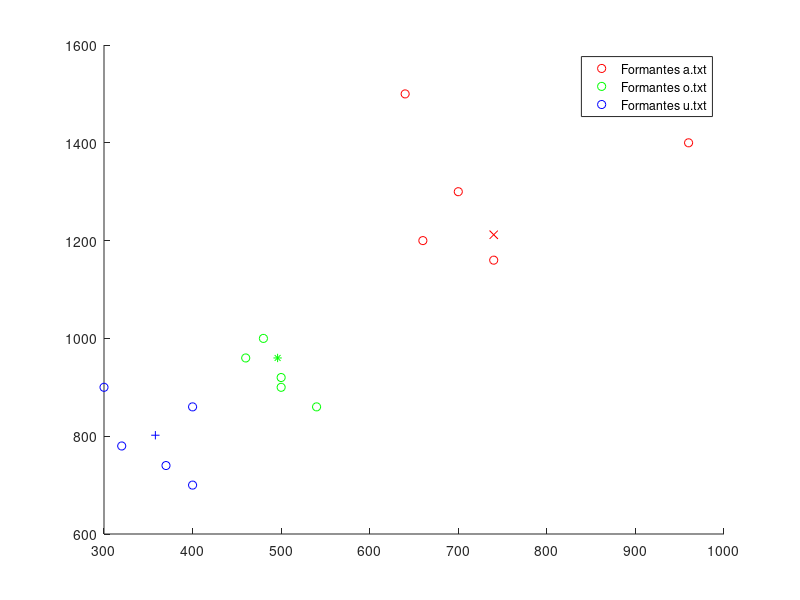

The MATLAB source for this figure: (Note: this script raises an error after producing the figure.)
%Algoritmo EM
%Funes Pablo Nicolas
%Padron 94894
close all
clear
%%%%%%%%%%%%%%%%%%%%%%%%%%%%%%%%%%%%%%%%%%%%%%%%%%%%%%%%%%%%%%%%%%%%%
%%%%%%%%%%USO EL MISMO CODIGO QUE KMEANS CON BOOTSTRAP%%%%%%%%%%%%%%%
%%%%%%%%%%PARA DARLE CONDICIONES INICIALES%%%%%%%%%%%%%%%%%%%%%%%%%%%

Muestras_A=load('a.txt');
Muestras_O=load('o.txt');
Muestras_U=load('u.txt');

%Defino el numero de muestras evaluacion
Nro_muestras_evaluacion=10;
Nro_muestras_entrenamiento=5;
%Calculos la cantidad de muestras de entrenamiento

Nro_muestras_A=length(Muestras_A)-Nro_muestras_evaluacion;
Nro_muestras_O=length(Muestras_O)-Nro_muestras_evaluacion;
Nro_muestras_U=length(Muestras_U)-Nro_muestras_evaluacion;

%Desordeno las muestras para simular la aleatoriedad
F1_A=Muestras_A(:,1);
F2_A=Muestras_A(:,2);
F1_O=Muestras_O(:,1);
F2_O=Muestras_O(:,2);
F1_U=Muestras_U(:,1);
F2_U=Muestras_U(:,2);

Muestras_A_desordenadas(:,1)=F1_A(randperm(length(F1_A)));
Muestras_A_desordenadas(:,2)=F2_A(randperm(length(F2_A)));

Muestras_O_desordenadas(:,1)=F1_O(randperm(length(F1_O)));
Muestras_O_desordenadas(:,2)=F2_O(randperm(length(F2_O)));

Muestras_U_desordenadas(:,1)=F1_U(randperm(length(F1_U)));
Muestras_U_desordenadas(:,2)=F2_U(randperm(length(F2_U)));

%Tomo parte de las muestras para entrenamiento conociendo su respectiva
%clase
%Considero como muestras de entrenamiento las primeras
%Nro_muestras_entrenamiento
Matriz_unos_entrenamiento=ones(1,Nro_muestras_entrenamiento);

%Calculo la media de las muestras de entrenamiento
Media_A=(Matriz_unos_entrenamiento*Muestras_A_desordenadas([1:Nro_muestras_entrenamiento],:))/Nro_muestras_entrenamiento;
Media_O=(Matriz_unos_entrenamiento*Muestras_O_desordenadas([1:Nro_muestras_entrenamiento],:))/Nro_muestras_entrenamiento;
Media_U=(Matriz_unos_entrenamiento*Muestras_U_desordenadas([1:Nro_muestras_entrenamiento],:))/Nro_muestras_entrenamiento;

%Armo un vector con todas las muestras a usar en el k-means
Muestras_totales=[Muestras_A_desordenadas([Nro_muestras_entrenamiento+1:Nro_muestras_A],:);Muestras_O_desordenadas([Nro_muestras_entrenamiento+1:Nro_muestras_O],:);Muestras_U_desordenadas([Nro_muestras_entrenamiento+1:Nro_muestras_U],:)];

%Calculo la cantidad de muestras
Nro_total_muestras=length(Muestras_totales);

%%%%%%%%%%%%%%%%%%%%%%%%%%%%%%%%%%%%%%%%%%%%%
%%%%%%Grafico de los primeros dos formantes%%
%%%%%%%%%%%%%%%%%%%%%%%%%%%%%%%%%%%%%%%%%%%%%

%Hago el grafico de los primeros 2 formantes para los tres tipos.
%Solo grafico las primeras 40 muestras de entrenamiento.
figure(1)
hold on
plot(Muestras_A_desordenadas([1:Nro_muestras_entrenamiento],1),Muestras_A([1:Nro_muestras_entrenamiento],2),'ro');
plot(Muestras_O_desordenadas([1:Nro_muestras_entrenamiento],1),Muestras_O([1:Nro_muestras_entrenamiento],2),'go');
plot(Muestras_U_desordenadas([1:Nro_muestras_entrenamiento],1),Muestras_U([1:Nro_muestras_entrenamiento],2),'bo');
plot(Media_A(1,1),Media_A(1,2),'rx');
plot(Media_O(1,1),Media_O(1,2),'g*');
plot(Media_U(1,1),Media_U(1,2),'b+');
legend('Formantes a.txt','Formantes o.txt','Formantes u.txt');

%%%%%%%%%%%%%%%%%%%%%%%%%%%%%%%%%%%%%%%%%
%%%%%%%%%%K-MEANS%%%%%%%%%%%%%%%%%%%%%%%%
%%%%%%%%%%%%%%%%%%%%%%%%%%%%%%%%%%%%%%%%%

%Armo un vector que tenga la clase de cada muestra
clase_cercana=zeros(1,Nro_total_muestras);
%Condiciones para la primera iteracion
distorsion_paso_previo=0;
distorsion_antigua=0;
distorsion_actualizada=1;
k=2;%Variable que uso para generar figuras.
j=0;%Variable para almacenar la distorsion
%criterio de iteracion:itero hasta que la distorsion varie menos de un 0.001
while(abs((distorsion_actualizada-distorsion_antigua)/distorsion_actualizada)>0.001) && (distorsion_paso_previo~=distorsion_actualizada)
    distorsion_paso_previo=distorsion_antigua;
    distorsion_antigua=distorsion_actualizada;
    distorsion_actualizada=0;
    i=1;%Variable para recorrer todas las muestras en kmeans
    cantidad_clase_1=0;
    cantidad_clase_2=0;
    cantidad_clase_3=0;
    Media_actualizada_A=[0 0];
    Media_actualizada_O=[0 0];
    Media_actualizada_U=[0 0];
    Catalogadas_A=zeros(100,2);
    Catalogadas_O=zeros(100,2);
    Catalogadas_U=zeros(100,2);
%Recorro todas las muestras, clasifico cada muestras en un clase
%dependiendo de la distancia a las medias,suma todos los valores de una
%clase y divido sobre el nro total de muestras de cada clase para obtener
%la media.
   
    while(i<=Nro_total_muestras)
        %clasifico
        [aux,distancia]=Clasificacion_clase(Muestras_totales(i,:),Media_A,Media_O,Media_U);
        clase_cercana(1,i)=aux;
        distorsion_actualizada=distorsion_actualizada+distancia;
        %Cuento la cantidad de cada clase y hago la suma de todos los elementos
        %de una clase
        if(clase_cercana(1,i)==1)
            Media_actualizada_A=Media_actualizada_A+Muestras_totales(i,:);
            cantidad_clase_1=cantidad_clase_1+1;
            Catalogadas_A(cantidad_clase_1,:)=Muestras_totales(i,:);
        elseif(clase_cercana(1,i)==2)
            Media_actualizada_O=Media_actualizada_O+Muestras_totales(i,:);
            cantidad_clase_2=cantidad_clase_2+1;
            Catalogadas_O(cantidad_clase_2,:)=Muestras_totales(i,:);
        elseif(clase_cercana(1,i)==3)
            Media_actualizada_U=Media_actualizada_U+Muestras_totales(i,:);
            cantidad_clase_3=cantidad_clase_3+1;
            Catalogadas_U(cantidad_clase_3,:)=Muestras_totales(i,:);
        end
        i=i+1;  
    end

%Dividiendo la suma por la cantidad de cada clase obtengo las nuevas
%medias y divido la distorsion en la cantidad de muestras obtengo la
%distorsion.

Media_actualizada_A=Media_actualizada_A/cantidad_clase_1;
Media_actualizada_O=Media_actualizada_O/cantidad_clase_2;
Media_actualizada_U=Media_actualizada_U/cantidad_clase_3;

j=j+1;
distorsion_actualizada=distorsion_actualizada/Nro_total_muestras;
distorsion_vector(1,j)=distorsion_antigua;
distorsion_vector(2,j)=distorsion_actualizada;

figure(k)
hold on
plot(Catalogadas_A([1:cantidad_clase_1],1),Catalogadas_A([1:cantidad_clase_1],2),'ro');
plot(Catalogadas_O([1:cantidad_clase_2],1),Catalogadas_O([1:cantidad_clase_2],2),'go');
plot(Catalogadas_U([1:cantidad_clase_3],1),Catalogadas_U([1:cantidad_clase_3],2),'bo');
plot(Media_A(1,1),Media_A(1,2),'kx');
plot(Media_O(1,1),Media_O(1,2),'k*');
plot(Media_U(1,1),Media_U(1,2),'k+');
k=k+1;

Media_A=Media_actualizada_A;
Media_O=Media_actualizada_O;
Media_U=Media_actualizada_U;

end

%Grafico la distorsion%
figure(k)
hold on
plot(distorsion_vector(2,:),'r')
legend('Distorsion');

%Calculo los pesos de cada clase
pi_A=cantidad_clase_1/Nro_total_muestras;
pi_O=cantidad_clase_2/Nro_total_muestras;
pi_U=cantidad_clase_3/Nro_total_muestras;

%Calculo las varianzas

Matriz_unos_columnas_A=ones(cantidad_clase_1,1);
Matriz_unos_columnas_O=ones(cantidad_clase_2,1);
Matriz_unos_columnas_U=ones(cantidad_clase_3,1);

Vector_media_A=Matriz_unos_columnas_A*Media_A;
Vector_media_O=Matriz_unos_columnas_O*Media_O;
Vector_media_U=Matriz_unos_columnas_U*Media_U;

Varianza_A=(transpose(Catalogadas_A([1:cantidad_clase_1],:)-Vector_media_A))*(Catalogadas_A([1:cantidad_clase_1],:)-Vector_media_A)/cantidad_clase_1;
Varianza_O=(transpose(Catalogadas_O([1:cantidad_clase_2],:)-Vector_media_O))*(Catalogadas_O([1:cantidad_clase_2],:)-Vector_media_O)/cantidad_clase_2;
Varianza_U=(transpose(Catalogadas_U([1:cantidad_clase_3],:)-Vector_media_U))*(Catalogadas_U([1:cantidad_clase_3],:)-Vector_media_U)/cantidad_clase_3;
%%%%%%%%%%%%%%%%%%%%%%%%%%%%%%%%%%%%%%%%%%%%%%%%%%%%%%%%%%%%%%%%%%%%%%%%%%
%%%%%%%%%%%%%%%ACA TERMINO EL ARRANQUE CON KMEANS%%%%%%%%%%%%%%%%%%%%%%%%%
%%%%%%%%%%%%%%%%%%%%%%%%%%%%%%%%%%%%%%%%%%%%%%%%%%%%%%%%%%%%%%%%%%%%%%%%%%
LL_antiguo=0;
LL_actualizado=1;
p=1;
while(abs((LL_actualizado-LL_antiguo)/LL_actualizado)>0.001)
    LL_antiguo=LL_actualizado;
    LL_actualizado=0;
    i=1;%Variable para recorrer todas las muestras en kmeans
    cantidad_clase_1=0;
    cantidad_clase_2=0;
    cantidad_clase_3=0;
    Media_actualizada_A=[0 0];
    Media_actualizada_O=[0 0];
    Media_actualizada_U=[0 0];
    Catalogadas_A=zeros(100,2);
    Catalogadas_O=zeros(100,2);
    Catalogadas_U=zeros(100,2);
    phi=zeros(length(Muestras_totales),3);
%Recorro todas las muestras, calculo la responsabilidad, clasifico en base
%a la maxima responsabilidad
    while(i<=Nro_total_muestras)
        %clasifico
        phi(i,:)=funcion_responsabilidad(Muestras_totales(i,:),Media_A,Media_O,Media_U,Varianza_A,Varianza_O,Varianza_U,pi_A,pi_O,pi_U);
        aux = find(max(phi(i,:)) == phi(i,:));
        if(aux==1)
            cantidad_clase_1=cantidad_clase_1+1;
            Catalogadas_A(cantidad_clase_1,:)=Muestras_totales(i,:);
        elseif(aux==2)
            cantidad_clase_2=cantidad_clase_2+1;
            Catalogadas_O(cantidad_clase_2,:)=Muestras_totales(i,:);
        elseif(aux==3)
            cantidad_clase_3=cantidad_clase_3+1;
            Catalogadas_U(cantidad_clase_3,:)=Muestras_totales(i,:);
        end
        i=i+1;
    
    end

    %ACTUALIZO LOS PARAMETROS DE LA MEDIA,VARIANZA Y PESO.
    %Actualizo la media
    j=1;
    phi_clase_1=0;
    phi_clase_2=0;
    phi_clase_3=0;
    while(j<=Nro_total_muestras)
        Media_actualizada_A(1,:)=Media_actualizada_A(1,:)+phi(j,1)*Muestras_totales(j,:);
        phi_clase_1=phi_clase_1+phi(j,1);
        Media_actualizada_O(1,:)=Media_actualizada_O(1,:)+phi(j,2)*Muestras_totales(j,:);
        phi_clase_2=phi_clase_2+phi(j,2);
        Media_actualizada_U(1,:)=Media_actualizada_U(1,:)+phi(j,3)*Muestras_totales(j,:);
        phi_clase_3=phi_clase_3+phi(j,3);
        j=j+1;
    end
    Media_actualizada_A=Media_actualizada_A/phi_clase_1;
    Media_actualizada_O=Media_actualizada_O/phi_clase_2;
    Media_actualizada_U=Media_actualizada_U/phi_clase_3;
    
    %Actualizo la Varianza
    j=1;
    Varianza_actualizada_A=zeros(2,2);
    Varianza_actualizada_O=zeros(2,2);
    Varianza_actualizada_U=zeros(2,2);
    while(j<=Nro_total_muestras)
        Varianza_actualizada_A=Varianza_actualizada_A+phi(j,1)*(transpose(Muestras_totales(j,:)-Media_actualizada_A)*(Muestras_totales(j,:)-Media_actualizada_A));
        Varianza_actualizada_O=Varianza_actualizada_O+phi(j,2)*(transpose(Muestras_totales(j,:)-Media_actualizada_O)*(Muestras_totales(j,:)-Media_actualizada_O));
        Varianza_actualizada_U=Varianza_actualizada_U+phi(j,3)*(transpose(Muestras_totales(j,:)-Media_actualizada_U)*(Muestras_totales(j,:)-Media_actualizada_U));
        j=j+1;
    end
    Varianza_actualizada_A=Varianza_actualizada_A/phi_clase_1;
    Varianza_actualizada_O=Varianza_actualizada_O/phi_clase_2;
    Varianza_actualizada_U=Varianza_actualizada_U/phi_clase_3;
    %Actualizo los pi_k
    pi_A_actualizado=phi_clase_1/Nro_total_muestras;
    pi_O_actualizado=phi_clase_2/Nro_total_muestras;
    pi_U_actualizado=phi_clase_3/Nro_total_muestras;
    
    %Actualizo LL%%%%%%%
    j=1;
    LL_actualizado=0;
    while(j<=Nro_total_muestras)
        p1=mvnpdf(Muestras_totales(j,:),Media_actualizada_A,Varianza_actualizada_A)*pi_A_actualizado;
        p2=mvnpdf(Muestras_totales(j,:),Media_actualizada_O,Varianza_actualizada_O)*pi_O_actualizado;
        p3=mvnpdf(Muestras_totales(j,:),Media_actualizada_U,Varianza_actualizada_U)*pi_U_actualizado;
        LL_actualizado=LL_actualizado+log(p1+p2+p3);
        j=j+1;
    end
    
    %%%%%%%%%%%%%%%%%%%%%%%%%%Actualizo las variables para la prox
    %%%%%%%%%%%%%%%%%%%%%%%%%%iteracion%%%%%%%%%%%%%%%%%%%%%%%%%%%
    Media_A=Media_actualizada_A;
    Media_O=Media_actualizada_O;
    Media_U=Media_actualizada_U;
    Varianza_A=Varianza_actualizada_A;
    Varianza_O=Varianza_actualizada_O;
    Varianza_U=Varianza_actualizada_U;
    pi_A=pi_A_actualizado;
    pi_O=pi_O_actualizado;
    pi_U=pi_U_actualizado;
    
    
   p=p+1; 
end
    
%%%%%%%%%%%%%%%%%%%%%%%%%%%%%%%%%%%%%%%%
%%%%%%%%%%%PRUEBA%%%%%%%%%%%%%%%%%%%%%%%
%%%%%%%%%%%%%%%%%%%%%%%%%%%%%%%%%%%%%%%%
Muestras_evaluacion=[Muestras_A_desordenadas([Nro_muestras_A+1:end],:);Muestras_O_desordenadas([Nro_muestras_O+1:end],:);Muestras_U_desordenadas([Nro_muestras_U+1:end],:)];
Longitud_test=length(Muestras_evaluacion);
i=1;
while(i<=Longitud_test)
    %Agrego un 1 en log pk
    GKA=(-0.5)*log(det(Varianza_A))-0.5*(Muestras_evaluacion(i,:)-Media_A)*(Varianza_A^-1)*transpose(Muestras_evaluacion(i,:)-Media_A)+log(pi_A);
    GKO=(-0.5)*log(det(Varianza_O))-0.5*(Muestras_evaluacion(i,:)-Media_O)*(Varianza_O^-1)*transpose(Muestras_evaluacion(i,:)-Media_O)+log(pi_O);
    GKU=(-0.5)*log(det(Varianza_U))-0.5*(Muestras_evaluacion(i,:)-Media_U)*(Varianza_U^-1)*transpose(Muestras_evaluacion(i,:)-Media_U)+log(pi_U);

   valores=[GKA GKO GKU];
   respuesta_2(i) = find(max(valores) == valores);
   i=i+1;
end

figure(k+1)
hold on
plot(Muestras_evaluacion(:,1),Muestras_evaluacion(:,2),'ko')
plot(Media_A(1,1),Media_A(1,2),'rx');
plot(Media_O(1,1),Media_O(1,2),'g*');
plot(Media_U(1,1),Media_U(1,2),'b+');
